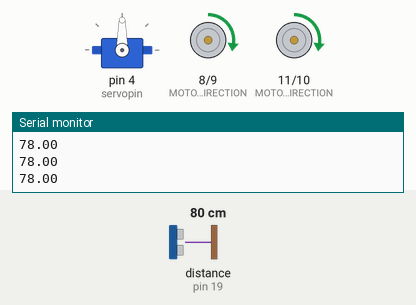
Simulated run of this sketch. Board: Arduino Uno, built with avr-gcc and run on an emulated ATmega328P. Shown: servo, direction and speed pins drawn as motors (green arrow = direction pin HIGH = forward, orange = LOW = backward, longer = more drive), the last lines printed to the serial monitor. Wiring (inferred from the names in the program): ultrasonic range finder: trigger pin 18; echo pin 19. The inputs (shaded band) are chosen by the test bench; at power-on: distance to the obstacle (sensor on pin 19) 80 cm. The echo pulse lasts 58.3 µs per cm.

Above: at 1.2 s.
1.3 s: distance to the obstacle (sensor on pin 19) set to 22 cm
2.8 s: distance to the obstacle (sensor on pin 19) set to 18 cm
At 3.8 s:
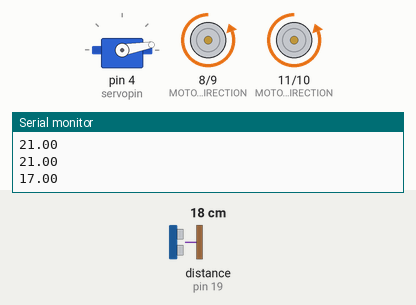
At 4.3 s:
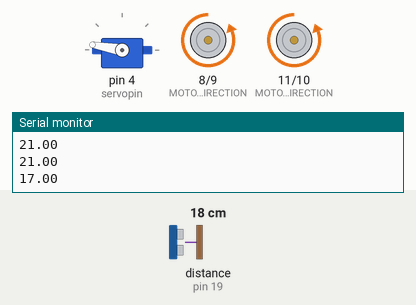
Timing chart, 0 to 11.8 s (numbered marks = the images above; inputs shaded):
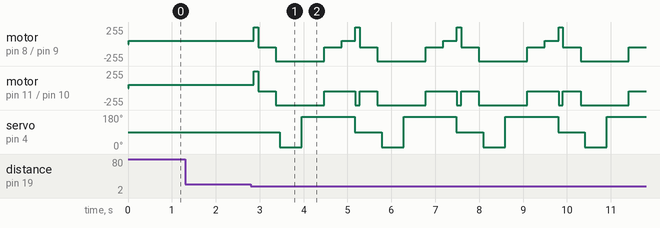

Measured:
- the behaviour switches between 21 and 20 cm on distance to the obstacle (sensor on pin 19) (found by bisection; images 0 and 1)

The sketch:

JR_ULTRASONIC_MAZE_WITH_SERVO.ino
```cpp
//*********************************************//
//                  P_BOT_JR                   //
//                  JR MAZE                    //
//                                             //
//  This enables a bot to avoid obstacles and  //
//          may also solve mazes.              //
//               Codes by:                     //
//        e-Gizmo Mechatronix Central          //
//         Taft, Manila, Philippines           //
//            http://goo.gl/VyyPvb             //
//                NOV. 24,2017                 //
//*********************************************//

// INITIALIZATION:
#include<Servo.h>
Servo myservo;

int servopin=4;
int trigpin=18;
int echopin=19;
float distance;
float duration;

// INITIALIZATION:
#define MOTOR_1_DIRECTION         8       // Motor control HIGH = FWD, LOW = BWD
#define MOTOR_1_SPEED             9       // Speed input from 0 to 255 (left motor)
#define MOTOR_2_SPEED            10       // Speed input from 0 to 255 (right motor)
#define MOTOR_2_DIRECTION        11       // Motor control HIGH = FWD, LOW = BWD

int NORMAL_SPEED = 50;                    // 255 means fullstop on analog read,0 means fullspeed,feel free to play analog values from 0-255
int FULL_STOP = 255;
/**********************************************************************************/
void setup()
{
  Serial.begin(9600);

  pinMode(servopin,OUTPUT);
  pinMode(trigpin,OUTPUT);
  pinMode(echopin,INPUT);

  pinMode(MOTOR_1_DIRECTION, OUTPUT);
  pinMode(MOTOR_1_SPEED, OUTPUT);
  pinMode(MOTOR_2_SPEED, OUTPUT);
  pinMode(MOTOR_2_DIRECTION, OUTPUT);
  myservo.attach(servopin);
}
int ping()
{
  digitalWrite(trigpin,LOW);
  delayMicroseconds(10);
  digitalWrite(trigpin,HIGH);
  delayMicroseconds(10);
  digitalWrite(trigpin,LOW);

  duration= pulseIn(echopin,HIGH);
  distance= duration*0.034/2;
  return(distance);
}
/**********************************************************************************/
void loop()
{
  myservo.write(90);
  float value;
  value=ping();
  Serial.println(value);
  delay(10);

  if(value>=20)
  {
    GO_FORWARD();
    delay(100);
  }
  if(value<20 )
  {
    STOP();
    delay(100);
    GO_BACKWARD();
    delay(400);
    STOP();
    delay(100);
    DO_OBSTACLE_AVOIDING();
    delay(200);
  }
  myservo.write(90);
}
void DO_OBSTACLE_AVOIDING ()
{
  int OBSTACLE_ON_LEFT;
  int OBSTACLE_ON_RIGHT;
  myservo.write(10);
  delay(500);
  OBSTACLE_ON_LEFT = ping();
  myservo.write(170);
  delay(500);
  OBSTACLE_ON_RIGHT = ping();
  if(OBSTACLE_ON_LEFT > OBSTACLE_ON_RIGHT)
  {
    SPIN_RIGHT();
    delay(100);
  }
  else if(OBSTACLE_ON_LEFT < OBSTACLE_ON_RIGHT)
  {
    SPIN_LEFT();
    delay(100);
  }
  else if(OBSTACLE_ON_LEFT = OBSTACLE_ON_RIGHT)
  {
    GO_BACKWARD();
    delay(400);
    SPIN_RIGHT();
    delay(100);
  }
}
// MOTOR CONTROL FUNCTION
void GO_FORWARD()
{
  digitalWrite(MOTOR_1_DIRECTION, HIGH);
  digitalWrite(MOTOR_2_DIRECTION, HIGH);
  analogWrite(MOTOR_1_SPEED,NORMAL_SPEED);
  analogWrite(MOTOR_2_SPEED,NORMAL_SPEED);
}
/*---------------------------*/
void GO_BACKWARD()
{
  digitalWrite(MOTOR_1_DIRECTION,LOW);
  digitalWrite(MOTOR_2_DIRECTION,LOW);
  analogWrite(MOTOR_1_SPEED,NORMAL_SPEED);
  analogWrite(MOTOR_2_SPEED,NORMAL_SPEED);
}
/*---------------------------*/
void STOP()
{
  analogWrite(MOTOR_1_SPEED,FULL_STOP);
  analogWrite(MOTOR_2_SPEED,FULL_STOP);
}
/*---------------------------*/
void SPIN_LEFT()
{
  digitalWrite(MOTOR_1_DIRECTION,LOW);
  digitalWrite(MOTOR_2_DIRECTION,HIGH);
  analogWrite(MOTOR_1_SPEED,NORMAL_SPEED);
  analogWrite(MOTOR_2_SPEED,NORMAL_SPEED);
}
/*---------------------------*/
void SPIN_RIGHT()
{
  digitalWrite(MOTOR_1_DIRECTION,HIGH);
  digitalWrite(MOTOR_2_DIRECTION,LOW);
  analogWrite(MOTOR_1_SPEED,NORMAL_SPEED);
  analogWrite(MOTOR_2_SPEED,NORMAL_SPEED);
}
 // PROGRAM ENDS AND LOOP BACK FOREVER
//**********************************************************************************//PARZ
```
